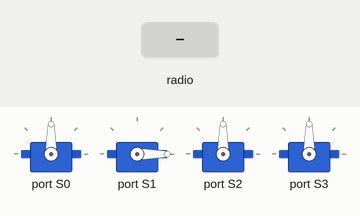
This program was run on a simulated BBC micro:bit (MakeCode). Shown: 4 × servo. The test bench sets the inputs (shaded band).

Above: at 1.2 s.
1.3 s: radio message "50" arrives
At 2.4 s:
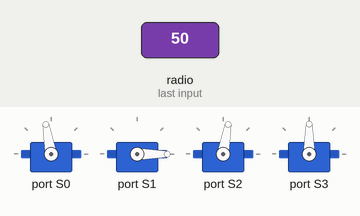
2.8 s: radio message "50" arrives
At 4.2 s:
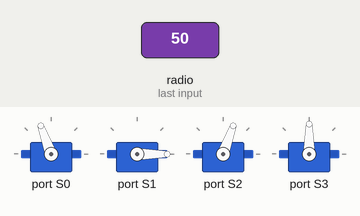
Timing chart, 0 to 5.8 s (numbered marks = the images above; inputs shaded):
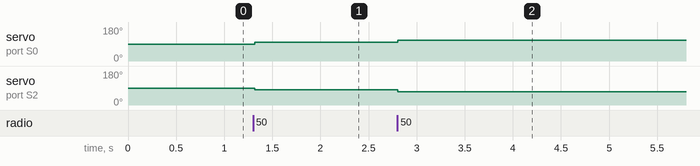

The program:

main.ts
```typescript
radio.onReceivedString(function on_received_string(receivedString: string) {

    command = parseFloat(receivedString)
    if (command & S1_RIGHT) {
        s0 = degrees(s0, -10)
    } else if (command & S1_LEFT) {
        s0 = degrees(s0, 10)
    }

    if (command & S2_BACK) {
        s1 = degrees(s1, -10)
    } else if (command & S2_FORWARD) {
        s1 = degrees(s1, 10)
    }

    if (command & S3_BACK) {
        s2 = degrees(s2, -10)
    } else if (command & S3_FORWARD) {
        s2 = degrees(s2, 10)
    }

    if (command & PINCH_CLOSE) {
        if (!true_false) {
            wuKong.setServoAngle(wuKong.ServoTypeList._180, wuKong.ServoList.S3, 20)
            true_false = 1
        } else {
            wuKong.setServoAngle(wuKong.ServoTypeList._180, wuKong.ServoList.S3, 90)
            true_false = 0
        }

    } else if (command & PINCH_OPEN) {
        wuKong.setServoAngle(wuKong.ServoTypeList._180, wuKong.ServoList.S3, 90)
    }

    if (command & CAR_FORWARD) {
        wuKong.setAllMotor(50, 50)
        basic.pause(200)
        wuKong.stopAllMotor()
    } else if (command & CAR_BACK) {
        wuKong.setAllMotor(-50, -50)
        basic.pause(200)
        wuKong.stopAllMotor()
    }

    if (command & CAR_RIGHT) {
        wuKong.setAllMotor(50, -50)
        basic.pause(200)
        wuKong.stopAllMotor()
    } else if (command & CAR_LEFT) {
        wuKong.setAllMotor(-50, 50)
        basic.pause(200)
        wuKong.stopAllMotor()
    }

})
function degrees(servo: number, add_degrees: number): number {

    rotate_servo_degrees = servo + add_degrees
    if (!(rotate_servo_degrees < 0 || rotate_servo_degrees > 180)) {
        return rotate_servo_degrees
    } else {
        return servo
    }

}

let rotate_servo_degrees = 0
let true_false = 0
let s2 = 0
let s1 = 0
let s0 = 0
let command = 0
wuKong.setServoAngle(wuKong.ServoTypeList._180, wuKong.ServoList.S0, 90)
s0 = 90
wuKong.setServoAngle(wuKong.ServoTypeList._180, wuKong.ServoList.S1, 0)
s1 = 0
wuKong.setServoAngle(wuKong.ServoTypeList._180, wuKong.ServoList.S2, 90)
s2 = 90
wuKong.setServoAngle(wuKong.ServoTypeList._180, wuKong.ServoList.S3, 90)
let S1_RIGHT = 1
let S1_LEFT = 2
let S2_BACK = 4
let S2_FORWARD = 8
let S3_BACK = 16
let S3_FORWARD = 32
let PINCH_OPEN = 64
let PINCH_CLOSE = 128
let CAR_FORWARD = 256
let CAR_BACK = 512
let CAR_RIGHT = 1024
let CAR_LEFT = 2048
let again = 4096
true_false = 0
radio.setGroup(1)
basic.forever(function on_forever() {
    wuKong.setServoAngle(wuKong.ServoTypeList._180, wuKong.ServoList.S0, s0)
    wuKong.setServoAngle(wuKong.ServoTypeList._180, wuKong.ServoList.S1, s1)
    wuKong.setServoAngle(wuKong.ServoTypeList._180, wuKong.ServoList.S2, s2)
})
```

test.ts
```typescript
// тестовете отиват тук; това няма да се компилира, когато този пакет се използва като разширение.
```

Measured:
- after the input at 1.3 s, servo on port S0: 90° → 100° at once; servo on port S2: 90° → 80° at once
- after the input at 2.8 s, servo on port S0: 100° → 110° at once; servo on port S2: 80° → 70° at once
